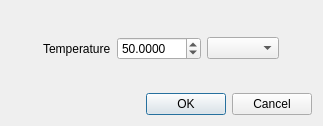
<?xml version="1.0" encoding="UTF-8"?>
<ui version="4.0">
 <class>SmearingDialog</class>
 <widget class="QDialog" name="SmearingDialog">
  <property name="geometry">
   <rect>
    <x>0</x>
    <y>0</y>
    <width>323</width>
    <height>126</height>
   </rect>
  </property>
  <property name="windowTitle">
   <string>Smearing temperature</string>
  </property>
  <layout class="QVBoxLayout" name="verticalLayout">
   <item>
    <widget class="QWidget" name="widget" native="true">
     <layout class="QGridLayout" name="gridLayout">
      <property name="leftMargin">
       <number>0</number>
      </property>
      <property name="topMargin">
       <number>0</number>
      </property>
      <property name="rightMargin">
       <number>0</number>
      </property>
      <property name="bottomMargin">
       <number>0</number>
      </property>
      <item row="1" column="3">
       <widget class="EnergyUnitCombo" name="unit"/>
      </item>
      <item row="1" column="0">
       <spacer name="horizontalSpacer">
        <property name="orientation">
         <enum>Qt::Horizontal</enum>
        </property>
        <property name="sizeHint" stdset="0">
         <size>
          <width>40</width>
          <height>20</height>
         </size>
        </property>
       </spacer>
      </item>
      <item row="1" column="4">
       <spacer name="horizontalSpacer_2">
        <property name="orientation">
         <enum>Qt::Horizontal</enum>
        </property>
        <property name="sizeHint" stdset="0">
         <size>
          <width>40</width>
          <height>20</height>
         </size>
        </property>
       </spacer>
      </item>
      <item row="1" column="1">
       <widget class="QLabel" name="label">
        <property name="text">
         <string>Temperature</string>
        </property>
       </widget>
      </item>
      <item row="2" column="2">
       <spacer name="verticalSpacer">
        <property name="orientation">
         <enum>Qt::Vertical</enum>
        </property>
        <property name="sizeHint" stdset="0">
         <size>
          <width>20</width>
          <height>40</height>
         </size>
        </property>
       </spacer>
      </item>
      <item row="1" column="2">
       <widget class="QDoubleSpinBox" name="tsmear">
        <property name="decimals">
         <number>4</number>
        </property>
        <property name="minimum">
         <double>0.000100000000000</double>
        </property>
        <property name="maximum">
         <double>1000.000000000000000</double>
        </property>
        <property name="singleStep">
         <double>1.000000000000000</double>
        </property>
        <property name="value">
         <double>50.000000000000000</double>
        </property>
       </widget>
      </item>
      <item row="0" column="1">
       <spacer name="verticalSpacer_2">
        <property name="orientation">
         <enum>Qt::Vertical</enum>
        </property>
        <property name="sizeHint" stdset="0">
         <size>
          <width>20</width>
          <height>40</height>
         </size>
        </property>
       </spacer>
      </item>
     </layout>
    </widget>
   </item>
   <item>
    <widget class="QDialogButtonBox" name="buttonBox">
     <property name="orientation">
      <enum>Qt::Horizontal</enum>
     </property>
     <property name="standardButtons">
      <set>QDialogButtonBox::Cancel|QDialogButtonBox::Ok</set>
     </property>
    </widget>
   </item>
  </layout>
 </widget>
 <customwidgets>
  <customwidget>
   <class>EnergyUnitCombo</class>
   <extends>QComboBox</extends>
   <header>tools/energyunitcombo.h</header>
  </customwidget>
 </customwidgets>
 <resources/>
 <connections>
  <connection>
   <sender>buttonBox</sender>
   <signal>accepted()</signal>
   <receiver>SmearingDialog</receiver>
   <slot>accept()</slot>
   <hints>
    <hint type="sourcelabel">
     <x>248</x>
     <y>254</y>
    </hint>
    <hint type="destinationlabel">
     <x>157</x>
     <y>274</y>
    </hint>
   </hints>
  </connection>
  <connection>
   <sender>buttonBox</sender>
   <signal>rejected()</signal>
   <receiver>SmearingDialog</receiver>
   <slot>reject()</slot>
   <hints>
    <hint type="sourcelabel">
     <x>316</x>
     <y>260</y>
    </hint>
    <hint type="destinationlabel">
     <x>286</x>
     <y>274</y>
    </hint>
   </hints>
  </connection>
 </connections>
</ui>
